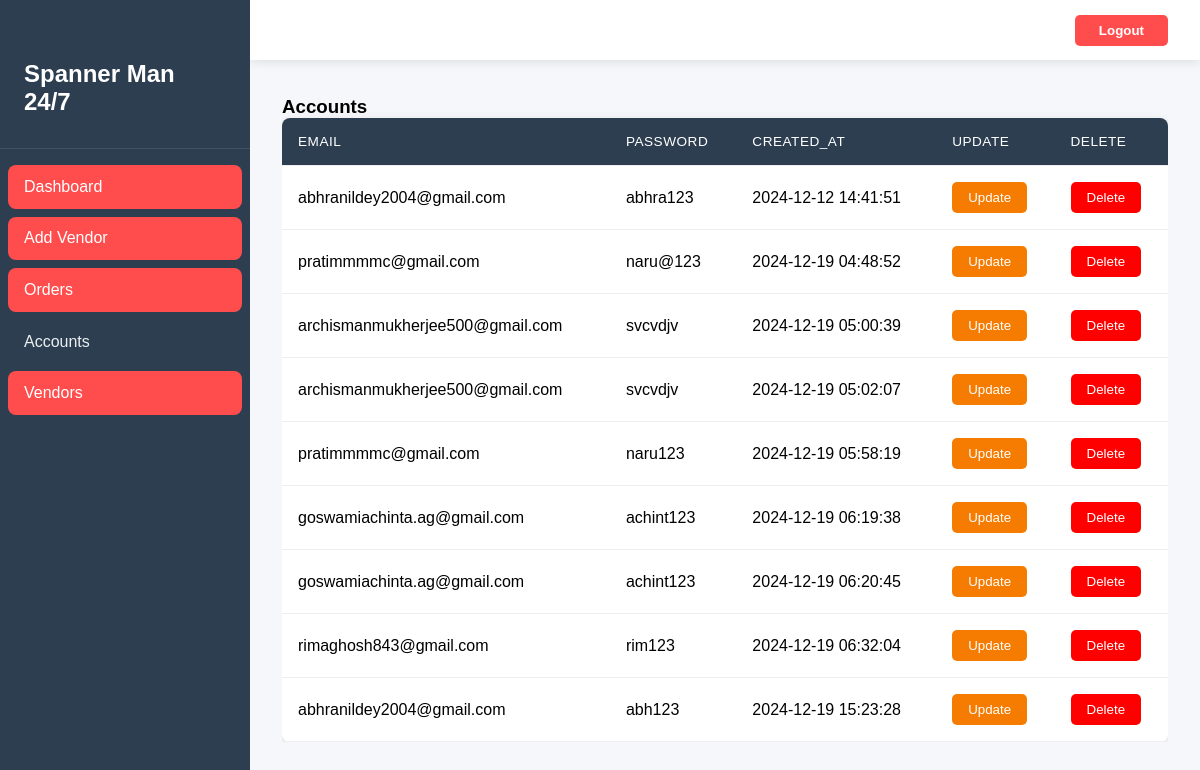
Before: /Admin/accounts.php with the older database file.
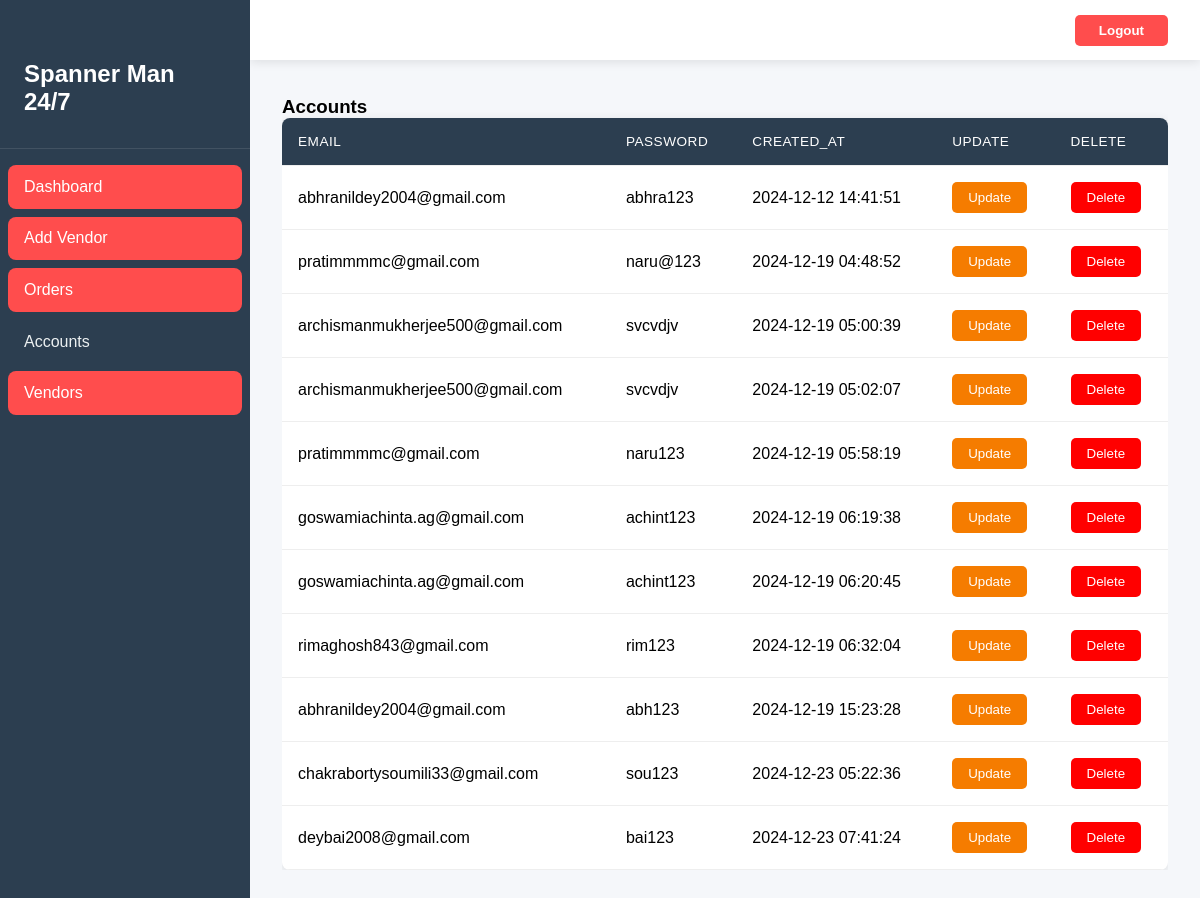
After: the same page with the newer database file.
### tables this page shows
CREATE TABLE `accounts` (
  `id` int(11) NOT NULL,
  `email` varchar(50) NOT NULL,
  `password` varchar(30) NOT NULL,
  `created_at` timestamp NOT NULL DEFAULT current_timestamp()
);

### Admin/accounts.php (the view, shortened to what this page needs)
<?php
$server = "localhost";
$username = "root";
$password = "";
$dbname = "break_pass";
    $con = mysqli_connect($server,$username,$password,$dbname);
      ?>
<?php
                  $que1= "SELECT * FROM `accounts` WHERE 1";
                  $result1 = mysqli_query($con,$que1);
                ?>
<!DOCTYPE html>
<html lang="en">
<head>
</head>
<body>
    <nav class="sidebar">
    <div class="logo">
    <h1>Spanner Man 24/7</h1>
    </div>
        <ul class="nav-links">
            <li><a href="./home.php" class="active">
                <span>Dashboard</span>
            </a></li>
            <li><a href="./add_vendor.php" class="active">
                <span>Add Vendor</span>
            </a></li>
            <li><a href="./orders.php" class="active">
                <span>Orders</span>
            </a></li>
            <li><a href="./accounts.php">
                <span>Accounts</span>
            </a></li>
            <li><a href="./vendors.php" class="active">
                <span>Vendors</span>
            </a></li>
        </ul>
    </nav>
    <header class="header">
        <a href="./logout_adm.php"><button class="logout-btn">Logout</button></a>
    </header>
    <main class="main-content">
    <div class="section__container">
    <div class="table-container">
        <h3>Accounts</h3>
        <table class="contact-table" style="margin-right:30px;">
            <thead>
            <tr>
                <th>Email</th>
                <th>Password</th>
                <th>created_at</th>
                <th>Update</th>
                <th>Delete</th>
            </tr>
            </thead>
            <tbody >
            <tr >
            <?php
              while($row = mysqli_fetch_assoc($result1)) { ?>
                <td> <?php  echo $row['email']; ?> </td>
                <td> <?php  echo $row['password']; ?> </td>
                <td> <?php  echo $row['created_at']; ?> </td>
                <td><a href="./operations/update_acc.php?uid=<?php echo $row['id']; ?>"><button type="button" class="action-btn" style="background-color:#f57c00">Update</button></a></td>
                <td><a href="./operations/delete_acc.php?uid=<?php echo $row['id'];?>"><button type="button" class="action-btn" style="background-color:red">Delete</button></a></td>
            </tr>
            <?php }?>
            </tbody>
        </table>
    </div>
    </div>
    </main>
</body>
</html>

Changed rows visible on the page:
added accounts: email "chakrabortysoumili33@gmail.com", password "sou123", created_at "2024-12-23 05:22:36"
added accounts: email "deybai2008@gmail.com", password "bai123", created_at "2024-12-23 07:41:24"
